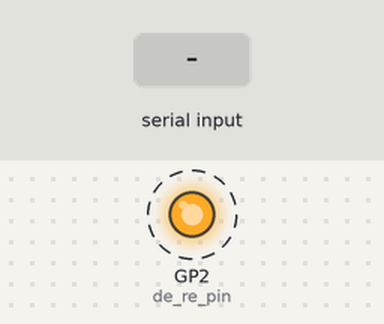
A program run on a simulated Raspberry Pi Pico running MicroPython. Parts: output pins drawn as LEDs (lit = HIGH). Dashed ring = blinking. The inputs (shaded band) are chosen by the test bench. What the program prints to the serial console is not drawn.

Above: at 1.25 s.
1.3 s: "1\n" received over the second serial link
Timing chart, 0 to 10.3 s (numbered marks = the images above; inputs shaded):
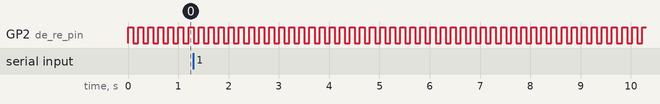

The program:

UART_ile_Veri_G_nderme_ve_Alma.py
```python
import machine
import time

# RS485 DE/RE pinlerini tanımla
de_re_pin = machine.Pin(2, machine.Pin.OUT)

# UART tanımla
uart = machine.UART(0, baudrate=9600, tx=machine.Pin(0), rx=machine.Pin(1))

def enable_transmit():
    de_re_pin.value(1)

def enable_receive():
    de_re_pin.value(0)

def send_data(data):
    enable_transmit()
    uart.write(data)
    time.sleep_us(50)  # Bekleme süresi, gereksinime göre ayarlayabilirsiniz.
    enable_receive()

def receive_data():
    enable_receive()
    if uart.any():
        return uart.read()
    else:
        return None

# Ana döngü
while True:
    # Sürekli olarak "Merhaba" yaz
    enable_transmit()
    data_to_send = "Hello, World!\n"  # Gönderilecek veri
    uart.write(data_to_send)  # Veriyi UART üzerinden gönder
    print("Sent:", data_to_send.strip())  # Gönderilen veriyi ekrana yazdır
    time.sleep(0.1)  # Bir saniye bekleme ekleyelim, sürekli gönderim olmaması için
    enable_receive()
    if uart.any():  # UART üzerinde veri var mı kontrol et
        #enable_receive()
        received_data = receive_data()
        print("Received data:", received_data.decode().strip())  # Gelen veriyi ekrana yazdır
    time.sleep(0.1)  # Biraz bekleme ekleyelim, işlemciyi yormamak için
```

Measured:
- by itself, GP2 (de_re_pin): alternates HIGH for 0.10 s and LOW for 0.10 s
